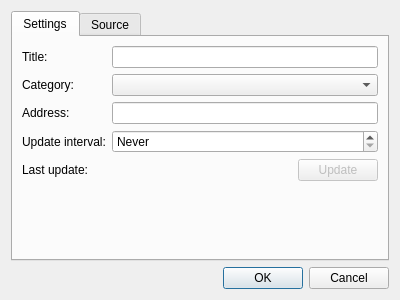
<?xml version="1.0" encoding="UTF-8"?>
<ui version="4.0">
 <class>Otter::ContentBlockingProfileDialog</class>
 <widget class="QDialog" name="Otter::ContentBlockingProfileDialog">
  <property name="geometry">
   <rect>
    <x>0</x>
    <y>0</y>
    <width>400</width>
    <height>300</height>
   </rect>
  </property>
  <property name="windowTitle">
   <string>Profile Settings</string>
  </property>
  <layout class="QVBoxLayout" name="verticalLayout">
   <item>
    <widget class="QTabWidget" name="tabWidget">
     <property name="currentIndex">
      <number>0</number>
     </property>
     <widget class="QWidget" name="settingsTab">
      <attribute name="title">
       <string>Settings</string>
      </attribute>
      <layout class="QFormLayout" name="formLayout">
       <item row="0" column="0">
        <widget class="QLabel" name="titleLabel">
         <property name="text">
          <string>Title:</string>
         </property>
         <property name="buddy">
          <cstring>titleLineEdit</cstring>
         </property>
        </widget>
       </item>
       <item row="0" column="1">
        <widget class="QLineEdit" name="titleLineEdit"/>
       </item>
       <item row="1" column="0">
        <widget class="QLabel" name="categoryLabel">
         <property name="text">
          <string>Category:</string>
         </property>
         <property name="buddy">
          <cstring>categoryComboBox</cstring>
         </property>
        </widget>
       </item>
       <item row="1" column="1">
        <widget class="QComboBox" name="categoryComboBox">
         <property name="sizePolicy">
          <sizepolicy hsizetype="Preferred" vsizetype="Fixed">
           <horstretch>0</horstretch>
           <verstretch>0</verstretch>
          </sizepolicy>
         </property>
        </widget>
       </item>
       <item row="2" column="0">
        <widget class="QLabel" name="updateUrlLabel">
         <property name="text">
          <string>Address:</string>
         </property>
         <property name="buddy">
          <cstring>updateUrLineEdit</cstring>
         </property>
        </widget>
       </item>
       <item row="2" column="1">
        <widget class="QLineEdit" name="updateUrLineEdit"/>
       </item>
       <item row="3" column="0">
        <widget class="QLabel" name="updateIntervalLabel">
         <property name="text">
          <string>Update interval:</string>
         </property>
         <property name="buddy">
          <cstring>updateIntervalSpinBox</cstring>
         </property>
        </widget>
       </item>
       <item row="3" column="1">
        <widget class="QSpinBox" name="updateIntervalSpinBox">
         <property name="specialValueText">
          <string>Never</string>
         </property>
         <property name="suffix">
          <string> days</string>
         </property>
         <property name="maximum">
          <number>365</number>
         </property>
        </widget>
       </item>
       <item row="4" column="0">
        <widget class="QLabel" name="lastUpdateLabel">
         <property name="text">
          <string>Last update:</string>
         </property>
         <property name="buddy">
          <cstring>lastUpdateTextLabel</cstring>
         </property>
        </widget>
       </item>
       <item row="4" column="1">
        <layout class="QHBoxLayout" name="updateLayout" stretch="1,0">
         <item>
          <widget class="Otter::TextLabelWidget" name="lastUpdateTextLabel" native="true"/>
         </item>
         <item>
          <widget class="QPushButton" name="updateButton">
           <property name="enabled">
            <bool>false</bool>
           </property>
           <property name="text">
            <string>Update</string>
           </property>
          </widget>
         </item>
        </layout>
       </item>
       <item row="5" column="0">
        <spacer name="verticalSpacer">
         <property name="orientation">
          <enum>Qt::Vertical</enum>
         </property>
         <property name="sizeHint" stdset="0">
          <size>
           <width>0</width>
           <height>0</height>
          </size>
         </property>
        </spacer>
       </item>
      </layout>
     </widget>
     <widget class="QWidget" name="sourceTab">
      <attribute name="title">
       <string>Source</string>
      </attribute>
      <layout class="QVBoxLayout" name="sourceLayout">
       <item>
        <widget class="Otter::PassiveNotificationWidget" name="passiveNotificationWidget" native="true"/>
       </item>
       <item>
        <widget class="Otter::SourceEditWidget" name="sourceEditWidget">
         <property name="lineWrapMode">
          <enum>QPlainTextEdit::NoWrap</enum>
         </property>
        </widget>
       </item>
       <item>
        <layout class="QHBoxLayout" name="saveLayout">
         <item>
          <spacer name="horizontalSpacer">
           <property name="orientation">
            <enum>Qt::Horizontal</enum>
           </property>
          </spacer>
         </item>
         <item>
          <widget class="QPushButton" name="saveButton">
           <property name="enabled">
            <bool>false</bool>
           </property>
           <property name="text">
            <string>Save</string>
           </property>
          </widget>
         </item>
        </layout>
       </item>
      </layout>
     </widget>
    </widget>
   </item>
   <item>
    <widget class="QDialogButtonBox" name="confirmButtonBox">
     <property name="orientation">
      <enum>Qt::Horizontal</enum>
     </property>
     <property name="standardButtons">
      <set>QDialogButtonBox::Cancel|QDialogButtonBox::Ok</set>
     </property>
    </widget>
   </item>
  </layout>
 </widget>
 <customwidgets>
  <customwidget>
   <class>Otter::PassiveNotificationWidget</class>
   <extends>QWidget</extends>
   <header>src/ui/PassiveNotificationWidget.h</header>
   <container>1</container>
  </customwidget>
  <customwidget>
   <class>Otter::SourceEditWidget</class>
   <extends>QPlainTextEdit</extends>
   <header>src/ui/SourceEditWidget.h</header>
  </customwidget>
  <customwidget>
   <class>Otter::TextLabelWidget</class>
   <extends>QWidget</extends>
   <header>src/ui/TextLabelWidget.h</header>
   <container>1</container>
  </customwidget>
 </customwidgets>
 <resources/>
 <connections/>
</ui>
